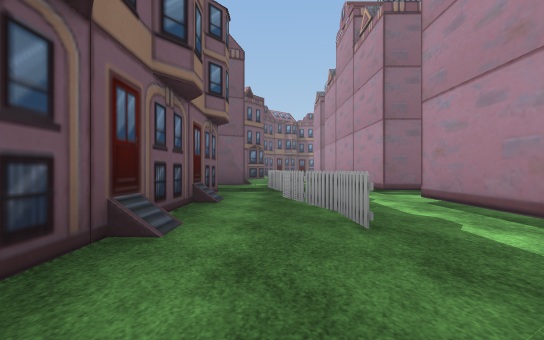
[1] (above)

16 first-person views from a walk through a 3-D level made in the Unity game engine. The camera is 1.2 m above the floor, looks level and sees 90° across. The floor is counted in squares, 2 m on a side. Each view is taken from the middle of a square. On the plan, view 1 faces up. The plan holds only what a view shows up to about 9 squares ahead; the rest is blank. The place goes on beyond the plan. Some surface patterns are stand-ins.

[2]
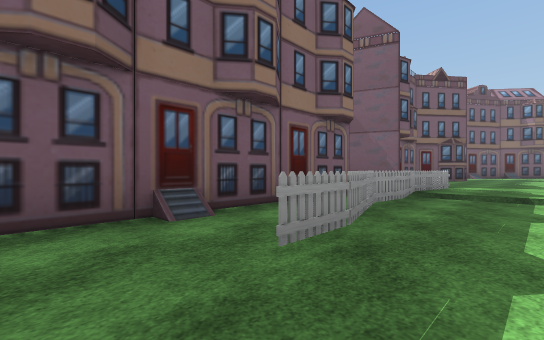

[3]
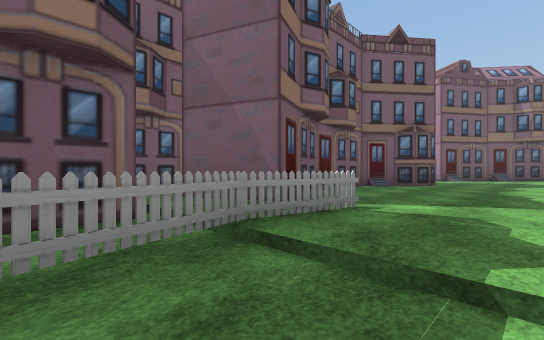

[4]
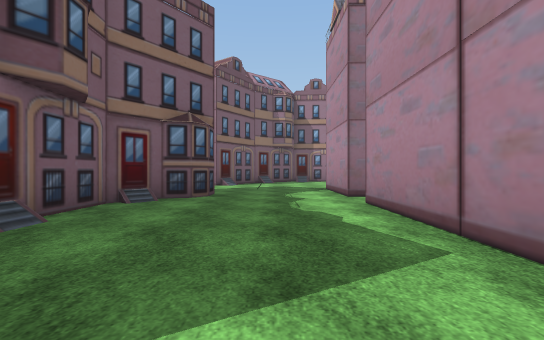

[5]
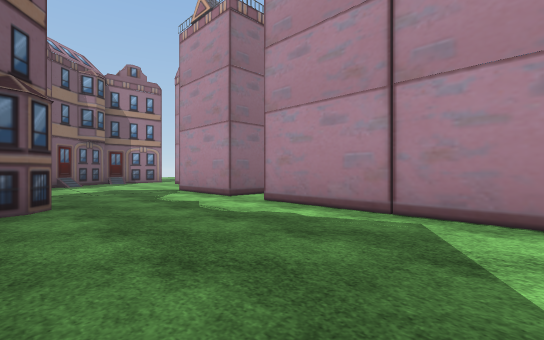

[6]
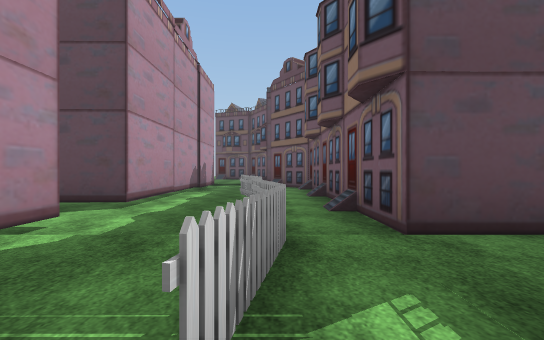

[7]
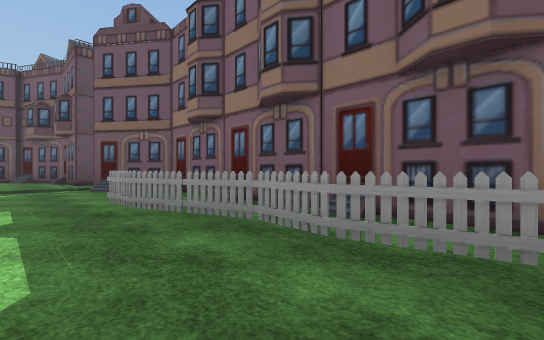

[8]
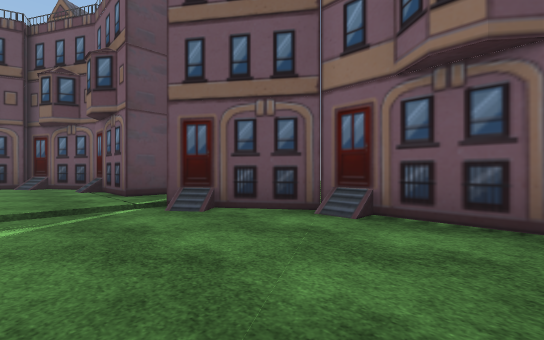

[9]
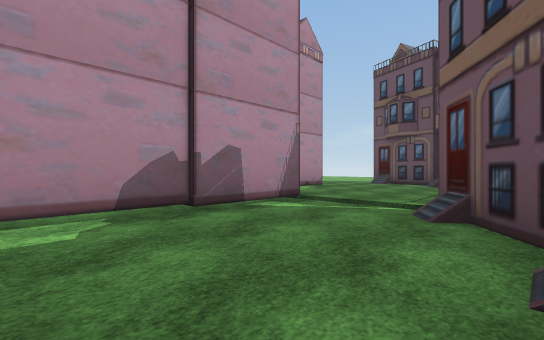

[10]
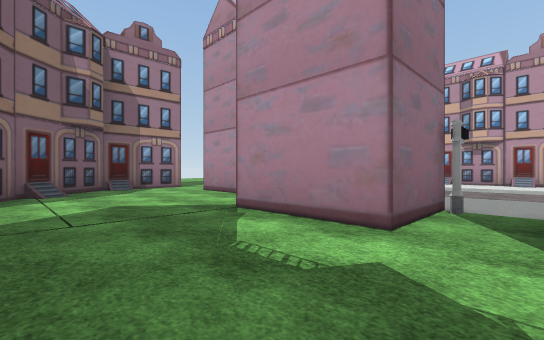

[11]
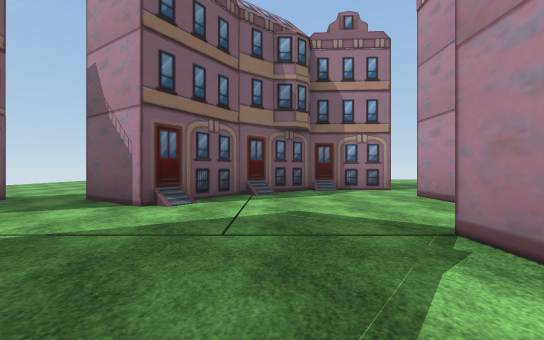

[12]
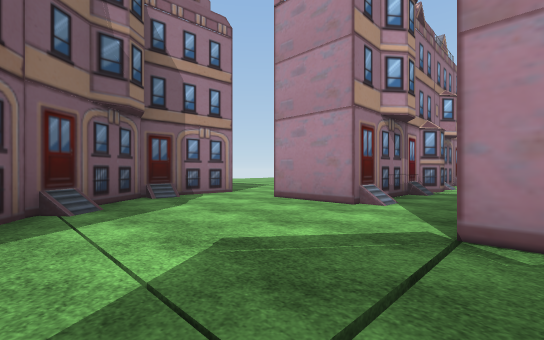

[13]
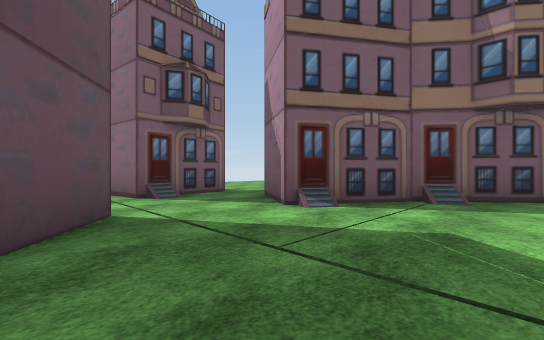

[14]
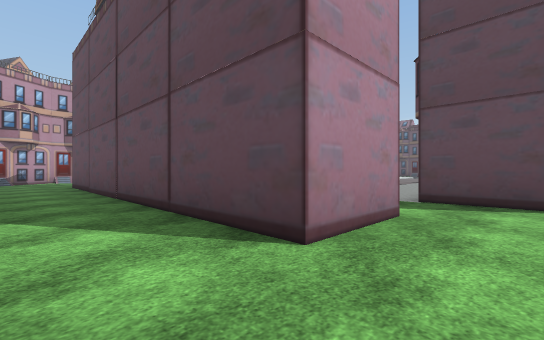

[15]
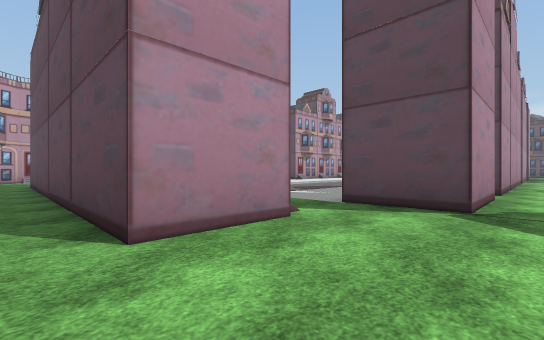

[16]
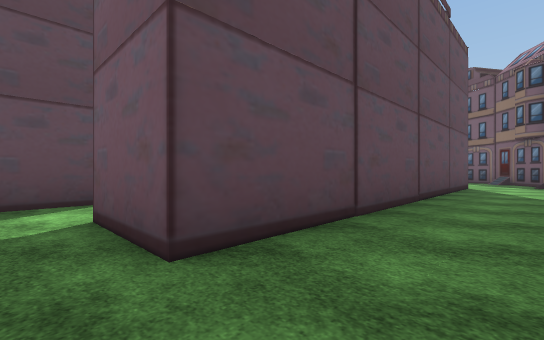

### Floor plan
Key: @ floor where view 1 was taken; # wall or solid block; x gap in a wall; . main floor; - floor 0.25 m lower than the main floor; / step, stairs or slope; H house; F fence; M mailbox.
Columns run from 6 left of view 1 to 15 right of it. Each row starts with its distance up from view 1.
 23 ..    ###.H...........
 22 ...   #H..............
 21  ...###....##H#H##H##.
 20   ..#H.....         #.
 19   .........H./.#    ..
 18  #x..... ..../      ..
 17    .#....##..       #H
 16     ##...# /// --/   H
 15    H##...HM///---//
 14     H....H ../---//
 13     H....#
 12     H....#
 11     H....#
 10     #....#
  9   ###xF..H
  8   #...F..##
  7   H##-F--H#
  6     #-F---
  5    H#/F--##
  4     #-FF-#
  3     #--F-#
  2    H#----#
  1     #----#
  0    H#/@--H
 -1      H---#
 -2      ##--H
 -3     H#....
 -4      #H....
 -5      ##....#
 -6       #... H
 -7       #..
 -8        HH

Positions as (right, up) in squares from view 1, and headings:
1: (0, 0), facing up
2: (2, 1), facing up-left
3: (2, 6), facing up-left
4: (1, 9), facing up
5: (-1, 10), facing up-right
6: (0, 10), facing down
7: (2, 7), facing down-left
8: (2, 2), facing down-left
9: (-1, 2), facing down-right
10: (0, 14), facing up-right
11: (1, 15), facing up
12: (0, 17), facing up-right
13: (2, 16), facing up-left
14: (3, 23), facing down-right
15: (2, 22), facing down-right
16: (15, 23), facing down-left
